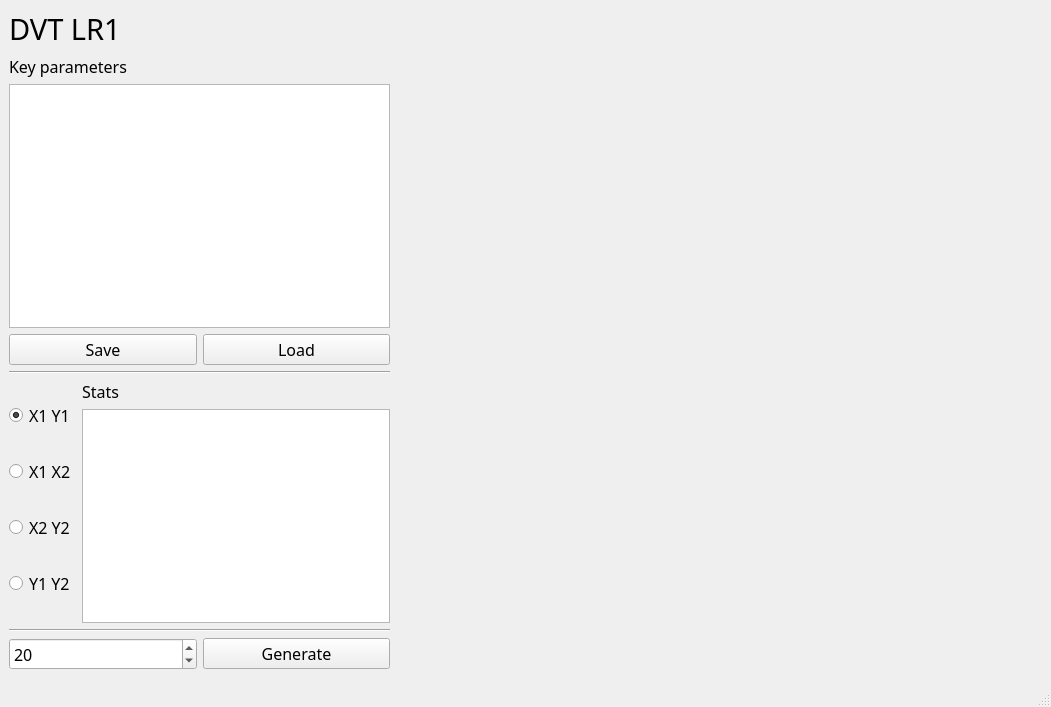
<?xml version="1.0" encoding="UTF-8"?>
<!--
This is free and unencumbered software released into the public domain.

Anyone is free to copy, modify, publish, use, compile, sell, or
distribute this software, either in source code form or as a compiled
binary, for any purpose, commercial or non-commercial, and by any
means.

In jurisdictions that recognize copyright laws, the author or authors
of this software dedicate any and all copyright interest in the
software to the public domain. We make this dedication for the benefit
of the public at large and to the detriment of our heirs and
successors. We intend this dedication to be an overt act of
relinquishment in perpetuity of all present and future rights to this
software under copyright law.

THE SOFTWARE IS PROVIDED "AS IS", WITHOUT WARRANTY OF ANY KIND,
EXPRESS OR IMPLIED, INCLUDING BUT NOT LIMITED TO THE WARRANTIES OF
MERCHANTABILITY, FITNESS FOR A PARTICULAR PURPOSE AND NONINFRINGEMENT.
IN NO EVENT SHALL THE AUTHORS BE LIABLE FOR ANY CLAIM, DAMAGES OR
OTHER LIABILITY, WHETHER IN AN ACTION OF CONTRACT, TORT OR OTHERWISE,
ARISING FROM, OUT OF OR IN CONNECTION WITH THE SOFTWARE OR THE USE OR
OTHER DEALINGS IN THE SOFTWARE.

For more information, please refer to <https://unlicense.org>
 -->
<ui version="4.0">
 <class>MainWindow</class>
 <widget class="QMainWindow" name="MainWindow">
  <property name="geometry">
   <rect>
    <x>0</x>
    <y>0</y>
    <width>1051</width>
    <height>707</height>
   </rect>
  </property>
  <property name="font">
   <font>
    <family>Calibri Light</family>
    <pointsize>12</pointsize>
   </font>
  </property>
  <property name="windowTitle">
   <string>DVT LR1</string>
  </property>
  <widget class="QWidget" name="centralwidget">
   <layout class="QGridLayout" name="gridLayout_2">
    <item row="1" column="0">
     <layout class="QVBoxLayout" name="verticalLayout_3">
      <item>
       <widget class="QLabel" name="label">
        <property name="font">
         <font>
          <pointsize>22</pointsize>
         </font>
        </property>
        <property name="text">
         <string>DVT LR1</string>
        </property>
       </widget>
      </item>
      <item>
       <widget class="QLabel" name="label_2">
        <property name="text">
         <string>Key parameters</string>
        </property>
       </widget>
      </item>
      <item>
       <widget class="QTableWidget" name="tableWidget"/>
      </item>
      <item>
       <layout class="QHBoxLayout" name="horizontalLayout_2">
        <item>
         <widget class="QPushButton" name="pushButton">
          <property name="text">
           <string>Save</string>
          </property>
         </widget>
        </item>
        <item>
         <widget class="QPushButton" name="pushButton_2">
          <property name="text">
           <string>Load</string>
          </property>
         </widget>
        </item>
       </layout>
      </item>
      <item>
       <widget class="Line" name="line">
        <property name="orientation">
         <enum>Qt::Horizontal</enum>
        </property>
       </widget>
      </item>
      <item>
       <layout class="QHBoxLayout" name="horizontalLayout_3">
        <item>
         <layout class="QVBoxLayout" name="verticalLayout_2">
          <item>
           <widget class="QRadioButton" name="radioButton">
            <property name="text">
             <string>X1 Y1</string>
            </property>
            <property name="checked">
             <bool>true</bool>
            </property>
           </widget>
          </item>
          <item>
           <widget class="QRadioButton" name="radioButton_2">
            <property name="text">
             <string>X1 X2</string>
            </property>
           </widget>
          </item>
          <item>
           <widget class="QRadioButton" name="radioButton_3">
            <property name="text">
             <string>X2 Y2</string>
            </property>
           </widget>
          </item>
          <item>
           <widget class="QRadioButton" name="radioButton_4">
            <property name="text">
             <string>Y1 Y2</string>
            </property>
           </widget>
          </item>
         </layout>
        </item>
        <item>
         <layout class="QVBoxLayout" name="verticalLayout">
          <item>
           <widget class="QLabel" name="label_3">
            <property name="text">
             <string>Stats</string>
            </property>
           </widget>
          </item>
          <item>
           <widget class="QTableWidget" name="tableWidget_2"/>
          </item>
         </layout>
        </item>
       </layout>
      </item>
      <item>
       <widget class="Line" name="line_2">
        <property name="orientation">
         <enum>Qt::Horizontal</enum>
        </property>
       </widget>
      </item>
      <item>
       <layout class="QHBoxLayout" name="horizontalLayout">
        <item>
         <widget class="QSpinBox" name="spinBox">
          <property name="minimum">
           <number>1</number>
          </property>
          <property name="maximum">
           <number>99999</number>
          </property>
          <property name="value">
           <number>20</number>
          </property>
         </widget>
        </item>
        <item>
         <widget class="QPushButton" name="pushButton_3">
          <property name="text">
           <string>Generate</string>
          </property>
         </widget>
        </item>
       </layout>
      </item>
     </layout>
    </item>
    <item row="1" column="1">
     <layout class="QGridLayout" name="gridLayout" rowstretch="0,0" rowminimumheight="0,0" columnminimumwidth="0,0">
      <property name="sizeConstraint">
       <enum>QLayout::SetDefaultConstraint</enum>
      </property>
      <item row="0" column="1">
       <widget class="PlotWidget" name="graphWidget_4" native="true">
        <property name="enabled">
         <bool>true</bool>
        </property>
        <property name="minimumSize">
         <size>
          <width>320</width>
          <height>320</height>
         </size>
        </property>
        <property name="maximumSize">
         <size>
          <width>320</width>
          <height>320</height>
         </size>
        </property>
       </widget>
      </item>
      <item row="1" column="0">
       <widget class="PlotWidget" name="graphWidget" native="true">
        <property name="minimumSize">
         <size>
          <width>320</width>
          <height>320</height>
         </size>
        </property>
        <property name="maximumSize">
         <size>
          <width>320</width>
          <height>320</height>
         </size>
        </property>
       </widget>
      </item>
      <item row="1" column="1">
       <widget class="PlotWidget" name="graphWidget_2" native="true">
        <property name="minimumSize">
         <size>
          <width>320</width>
          <height>320</height>
         </size>
        </property>
        <property name="maximumSize">
         <size>
          <width>320</width>
          <height>320</height>
         </size>
        </property>
       </widget>
      </item>
      <item row="0" column="0">
       <widget class="PlotWidget" name="graphWidget_3" native="true">
        <property name="minimumSize">
         <size>
          <width>320</width>
          <height>320</height>
         </size>
        </property>
        <property name="maximumSize">
         <size>
          <width>320</width>
          <height>320</height>
         </size>
        </property>
        <property name="sizeIncrement">
         <size>
          <width>0</width>
          <height>0</height>
         </size>
        </property>
       </widget>
      </item>
     </layout>
    </item>
   </layout>
  </widget>
  <widget class="QMenuBar" name="menubar">
   <property name="geometry">
    <rect>
     <x>0</x>
     <y>0</y>
     <width>1051</width>
     <height>21</height>
    </rect>
   </property>
  </widget>
  <widget class="QStatusBar" name="statusbar"/>
 </widget>
 <customwidgets>
  <customwidget>
   <class>PlotWidget</class>
   <extends>QWidget</extends>
   <header>pyqtgraph</header>
   <container>1</container>
  </customwidget>
 </customwidgets>
 <resources/>
 <connections/>
</ui>
